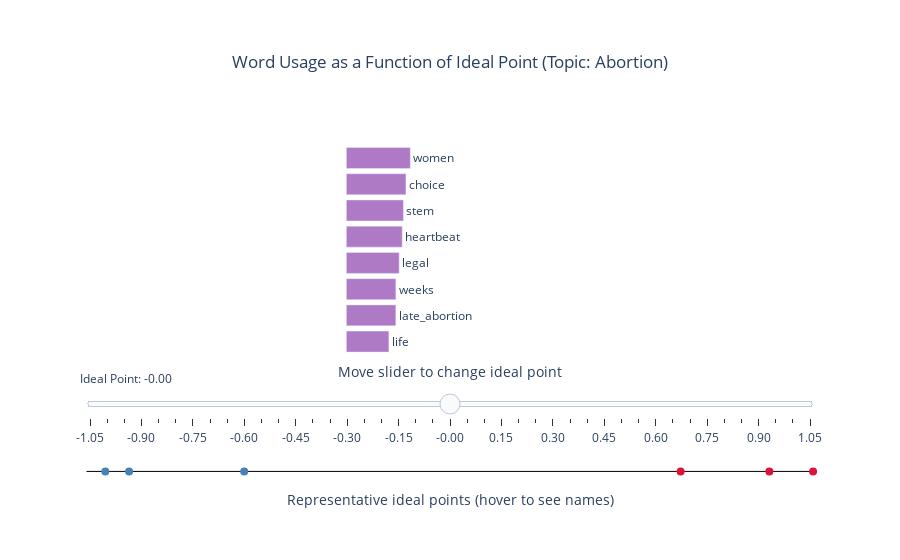

Notebook cell for this chart:
### Code cell
show_interactive(2)

### Figure 1 — Plotly figure (JSON) as saved in the notebook; plotly's stock layout.template omitted (floating-point values rounded to 4 significant figures)
{"data": [{"hoverinfo": "skip", "line": {"color": "black", "width": 1}, "marker": {"size": 1}, "type": "scatter", "x": [-1.051, 1.051], "y": [-0.53, -0.53]}, {"hoverinfo": "x+text", "marker": {"color": ["steelblue", "crimson", "steelblue", "crimson", "crimson", "steelblue"], "size": 8}, "mode": "markers", "text": ["Alex (D) [0.335]", "John (R) [0.311]", "Justicia (D) [0.346]", "Lauren (R) [0.349]", "Mark (R) [0.335]", "Mona (D) [0.326]"], "type": "scatter", "x": [-0.5957, 0.9244, -0.9977, 0.6677, 1.051, -0.9289], "y": [-0.53, -0.53, -0.53, -0.53, -0.53, -0.53]}, {"base": -0.3, "dy": 0.214, "hoverinfo": "skip", "marker": {"color": "rgb(175,122,197)"}, "orientation": "h", "text": ["choice", "rare", "legal", "birth_control", "bodily_autonomy", "access", "rights", "contraception"], "textposition": "outside", "type": "bar", "visible": false, "x": [0.2604, 0.2767, 0.3031, 0.4115, 0.4303, 0.434, 0.4625, 0.4738], "y0": 0.529}, {"base": -0.3, "dy": 0.214, "hoverinfo": "skip", "marker": {"color": "rgb(175,122,197)"}, "orientation": "h", "text": ["choice", "rare", "legal", "birth_control", "bodily_autonomy", "access", "rights", "contraception"], "textposition": "outside", "type": "bar", "visible": false, "x": [0.2547, 0.2634, 0.2921, 0.3801, 0.3963, 0.4001, 0.4257, 0.4356], "y0": 0.529}, {"base": -0.3, "dy": 0.214, "hoverinfo": "skip", "marker": {"color": "rgb(175,122,197)"}, "orientation": "h", "text": ["choice", "rare", "legal", "birth_control", "bodily_autonomy", "access", "rights", "contraception"], "textposition": "outside", "type": "bar", "visible": false, "x": [0.2492, 0.2507, 0.2817, 0.3511, 0.3651, 0.369, 0.3919, 0.4007], "y0": 0.529}, {"base": -0.3, "dy": 0.214, "hoverinfo": "skip", "marker": {"color": "rgb(175,122,197)"}, "orientation": "h", "text": ["rare", "choice", "legal", "birth_control", "bodily_autonomy", "access", "rights", "contraception"], "textposition": "outside", "type": "bar", "visible": false, "x": [0.2388, 0.2438, 0.2717, 0.3244, 0.3364, 0.3404, 0.3609, 0.3686], "y0": 0.529}, {"base": -0.3, "dy": 0.214, "hoverinfo": "skip", "marker": {"color": "rgb(175,122,197)"}, "orientation": "h", "text": ["rare", "choice", "legal", "birth_control", "bodily_autonomy", "access", "rights", "contraception"], "textposition": "outside", "type": "bar", "visible": false, "x": [0.2274, 0.2386, 0.2621, 0.2997, 0.31, 0.3141, 0.3324, 0.3392], "y0": 0.529}, {"base": -0.3, "dy": 0.214, "hoverinfo": "skip", "marker": {"color": "rgb(175,122,197)"}, "orientation": "h", "text": ["women", "choice", "legal", "birth_control", "bodily_autonomy", "access", "rights", "contraception"], "textposition": "outside", "type": "bar", "visible": false, "x": [0.2195, 0.2335, 0.2529, 0.277, 0.2857, 0.2898, 0.3062, 0.3121], "y0": 0.529}, {"base": -0.3, "dy": 0.214, "hoverinfo": "skip", "marker": {"color": "rgb(175,122,197)"}, "orientation": "h", "text": ["women", "choice", "legal", "birth_control", "bodily_autonomy", "access", "rights", "contraception"], "textposition": "outside", "type": "bar", "visible": false, "x": [0.2168, 0.2285, 0.2441, 0.2561, 0.2634, 0.2675, 0.2821, 0.2874], "y0": 0.529}, {"base": -0.3, "dy": 0.214, "hoverinfo": "skip", "marker": {"color": "rgb(175,122,197)"}, "orientation": "h", "text": ["women", "choice", "legal", "birth_control", "bodily_autonomy", "access", "rights", "contraception"], "textposition": "outside", "type": "bar", "visible": false, "x": [0.2141, 0.2238, 0.2357, 0.2367, 0.2429, 0.247, 0.26, 0.2646], "y0": 0.529}, {"base": -0.3, "dy": 0.214, "hoverinfo": "skip", "marker": {"color": "rgb(175,122,197)"}, "orientation": "h", "text": ["women", "birth_control", "choice", "bodily_autonomy", "legal", "access", "rights", "contraception"], "textposition": "outside", "type": "bar", "visible": false, "x": [0.2115, 0.2189, 0.2191, 0.224, 0.2276, 0.2281, 0.2396, 0.2437], "y0": 0.529}, {"base": -0.3, "dy": 0.214, "hoverinfo": "skip", "marker": {"color": "rgb(175,122,197)"}, "orientation": "h", "text": ["birth_control", "bodily_autonomy", "women", "access", "choice", "legal", "rights", "contraception"], "textposition": "outside", "type": "bar", "visible": false, "x": [0.2024, 0.2066, 0.209, 0.2106, 0.2146, 0.2198, 0.2209, 0.2245], "y0": 0.529}, {"base": -0.3, "dy": 0.214, "hoverinfo": "skip", "marker": {"color": "rgb(175,122,197)"}, "orientation": "h", "text": ["birth_control", "bodily_autonomy", "access", "rights", "women", "contraception", "choice", "legal"], "textposition": "outside", "type": "bar", "visible": false, "x": [0.1872, 0.1906, 0.1946, 0.2037, 0.2065, 0.2069, 0.2102, 0.2124], "y0": 0.529}, {"base": -0.3, "dy": 0.214, "hoverinfo": "skip", "marker": {"color": "rgb(175,122,197)"}, "orientation": "h", "text": ["birth_control", "bodily_autonomy", "access", "rights", "contraception", "women", "legal", "choice"], "textposition": "outside", "type": "bar", "visible": false, "x": [0.1732, 0.1759, 0.1798, 0.1879, 0.1907, 0.2041, 0.2053, 0.2059], "y0": 0.529}, {"base": -0.3, "dy": 0.214, "hoverinfo": "skip", "marker": {"color": "rgb(175,122,197)"}, "orientation": "h", "text": ["birth_control", "bodily_autonomy", "access", "rights", "contraception", "legal", "women", "choice"], "textposition": "outside", "type": "bar", "visible": false, "x": [0.1602, 0.1624, 0.1661, 0.1733, 0.1758, 0.1985, 0.2017, 0.2018], "y0": 0.529}, {"base": -0.3, "dy": 0.214, "hoverinfo": "skip", "marker": {"color": "rgb(175,122,197)"}, "orientation": "h", "text": ["birth_control", "bodily_autonomy", "access", "rights", "contraception", "legal", "choice", "women"], "textposition": "outside", "type": "bar", "visible": false, "x": [0.1483, 0.1499, 0.1536, 0.1599, 0.1621, 0.1919, 0.1977, 0.1995], "y0": 0.529}, {"base": -0.3, "dy": 0.214, "hoverinfo": "skip", "marker": {"color": "rgb(175,122,197)"}, "orientation": "h", "text": ["rare", "access", "stem", "rights", "contraception", "legal", "choice", "women"], "textposition": "outside", "type": "bar", "visible": false, "x": [0.1414, 0.142, 0.1453, 0.1476, 0.1495, 0.1856, 0.1938, 0.1972], "y0": 0.529}, {"base": -0.3, "dy": 0.214, "hoverinfo": "skip", "marker": {"color": "rgb(175,122,197)"}, "orientation": "h", "text": ["rare", "rights", "contraception", "heartbeat", "stem", "legal", "choice", "women"], "textposition": "outside", "type": "bar", "visible": false, "x": [0.135, 0.1362, 0.1379, 0.1441, 0.1484, 0.1796, 0.19, 0.1951], "y0": 0.529}, {"base": -0.3, "dy": 0.214, "hoverinfo": "skip", "marker": {"color": "rgb(175,122,197)"}, "orientation": "h", "text": ["weeks", "late_abortion", "rare", "heartbeat", "stem", "legal", "choice", "women"], "textposition": "outside", "type": "bar", "visible": false, "x": [0.1274, 0.1285, 0.1289, 0.1474, 0.1515, 0.1738, 0.1863, 0.193], "y0": 0.529}, {"base": -0.3, "dy": 0.214, "hoverinfo": "skip", "marker": {"color": "rgb(175,122,197)"}, "orientation": "h", "text": ["rare", "weeks", "late_abortion", "heartbeat", "stem", "legal", "choice", "women"], "textposition": "outside", "type": "bar", "visible": false, "x": [0.1231, 0.1311, 0.132, 0.1508, 0.1548, 0.1683, 0.1827, 0.1909], "y0": 0.529}, {"base": -0.3, "dy": 0.214, "hoverinfo": "skip", "marker": {"color": "rgb(175,122,197)"}, "orientation": "h", "text": ["rare", "weeks", "late_abortion", "heartbeat", "stem", "legal", "choice", "women"], "textposition": "outside", "type": "bar", "visible": false, "x": [0.1176, 0.1351, 0.1356, 0.1543, 0.1581, 0.1629, 0.1792, 0.1889], "y0": 0.529}, {"base": -0.3, "dy": 0.214, "hoverinfo": "skip", "marker": {"color": "rgb(175,122,197)"}, "orientation": "h", "text": ["life", "weeks", "late_abortion", "legal", "heartbeat", "stem", "choice", "women"], "textposition": "outside", "type": "bar", "visible": false, "x": [0.1184, 0.1391, 0.1394, 0.1578, 0.1579, 0.1616, 0.1758, 0.187], "y0": 0.529}, {"base": -0.3, "dy": 0.214, "hoverinfo": "skip", "marker": {"color": "rgb(175,122,197)"}, "orientation": "h", "text": ["life", "late_abortion", "weeks", "legal", "heartbeat", "stem", "choice", "women"], "textposition": "outside", "type": "bar", "visible": true, "x": [0.1231, 0.1433, 0.1433, 0.1529, 0.1617, 0.1651, 0.1725, 0.1851], "y0": 0.529}, {"base": -0.3, "dy": 0.214, "hoverinfo": "skip", "marker": {"color": "rgb(175,122,197)"}, "orientation": "h", "text": ["life", "late_abortion", "weeks", "legal", "heartbeat", "stem", "choice", "women"], "textposition": "outside", "type": "bar", "visible": false, "x": [0.1279, 0.1473, 0.1477, 0.1481, 0.1656, 0.1688, 0.1693, 0.1833], "y0": 0.529}, {"base": -0.3, "dy": 0.214, "hoverinfo": "skip", "marker": {"color": "rgb(175,122,197)"}, "orientation": "h", "text": ["life", "legal", "late_abortion", "weeks", "choice", "heartbeat", "stem", "women"], "textposition": "outside", "type": "bar", "visible": false, "x": [0.133, 0.1436, 0.1514, 0.1523, 0.1661, 0.1695, 0.1726, 0.1815], "y0": 0.529}, {"base": -0.3, "dy": 0.214, "hoverinfo": "skip", "marker": {"color": "rgb(175,122,197)"}, "orientation": "h", "text": ["life", "legal", "late_abortion", "weeks", "choice", "heartbeat", "stem", "women"], "textposition": "outside", "type": "bar", "visible": false, "x": [0.1384, 0.1392, 0.1557, 0.157, 0.1631, 0.1737, 0.1765, 0.1798], "y0": 0.529}, {"base": -0.3, "dy": 0.214, "hoverinfo": "skip", "marker": {"color": "rgb(175,122,197)"}, "orientation": "h", "text": ["legal", "life", "choice", "late_abortion", "weeks", "heartbeat", "women", "stem"], "textposition": "outside", "type": "bar", "visible": false, "x": [0.135, 0.1439, 0.1601, 0.1602, 0.1619, 0.1779, 0.1781, 0.1805], "y0": 0.529}, {"base": -0.3, "dy": 0.214, "hoverinfo": "skip", "marker": {"color": "rgb(175,122,197)"}, "orientation": "h", "text": ["legal", "life", "choice", "late_abortion", "weeks", "women", "heartbeat", "stem"], "textposition": "outside", "type": "bar", "visible": false, "x": [0.131, 0.1497, 0.1572, 0.1648, 0.167, 0.1764, 0.1823, 0.1847], "y0": 0.529}, {"base": -0.3, "dy": 0.214, "hoverinfo": "skip", "marker": {"color": "rgb(175,122,197)"}, "orientation": "h", "text": ["legal", "choice", "life", "late_abortion", "weeks", "women", "heartbeat", "stem"], "textposition": "outside", "type": "bar", "visible": false, "x": [0.1271, 0.1544, 0.1558, 0.1696, 0.1723, 0.1748, 0.1869, 0.189], "y0": 0.529}, {"base": -0.3, "dy": 0.214, "hoverinfo": "skip", "marker": {"color": "rgb(175,122,197)"}, "orientation": "h", "text": ["legal", "choice", "life", "women", "late_abortion", "weeks", "heartbeat", "stem"], "textposition": "outside", "type": "bar", "visible": false, "x": [0.1233, 0.1517, 0.1622, 0.1733, 0.1745, 0.1777, 0.1916, 0.1934], "y0": 0.529}, {"base": -0.3, "dy": 0.214, "hoverinfo": "skip", "marker": {"color": "rgb(175,122,197)"}, "orientation": "h", "text": ["unborn_child", "choice", "life", "women", "late_abortion", "weeks", "heartbeat", "stem"], "textposition": "outside", "type": "bar", "visible": false, "x": [0.1314, 0.149, 0.1689, 0.1718, 0.1797, 0.1834, 0.1964, 0.198], "y0": 0.529}, {"base": -0.3, "dy": 0.214, "hoverinfo": "skip", "marker": {"color": "rgb(175,122,197)"}, "orientation": "h", "text": ["unborn_child", "choice", "women", "life", "late_abortion", "weeks", "heartbeat", "stem"], "textposition": "outside", "type": "bar", "visible": false, "x": [0.1419, 0.1464, 0.1703, 0.1758, 0.185, 0.1894, 0.2014, 0.2027], "y0": 0.529}, {"base": -0.3, "dy": 0.214, "hoverinfo": "skip", "marker": {"color": "rgb(175,122,197)"}, "orientation": "h", "text": ["unborn", "unborn_child", "women", "life", "late_abortion", "weeks", "heartbeat", "stem"], "textposition": "outside", "type": "bar", "visible": false, "x": [0.1486, 0.1533, 0.1689, 0.1831, 0.1905, 0.1955, 0.2066, 0.2075], "y0": 0.529}, {"base": -0.3, "dy": 0.214, "hoverinfo": "skip", "marker": {"color": "rgb(175,122,197)"}, "orientation": "h", "text": ["unborn", "unborn_child", "women", "life", "late_abortion", "weeks", "heartbeat", "stem"], "textposition": "outside", "type": "bar", "visible": false, "x": [0.1605, 0.1657, 0.1675, 0.1908, 0.1962, 0.2019, 0.2119, 0.2126], "y0": 0.529}, {"base": -0.3, "dy": 0.214, "hoverinfo": "skip", "marker": {"color": "rgb(175,122,197)"}, "orientation": "h", "text": ["babies", "unborn", "unborn_child", "life", "late_abortion", "weeks", "heartbeat", "stem"], "textposition": "outside", "type": "bar", "visible": false, "x": [0.172, 0.1733, 0.1791, 0.1988, 0.2021, 0.2086, 0.2175, 0.2177], "y0": 0.529}, {"base": -0.3, "dy": 0.214, "hoverinfo": "skip", "marker": {"color": "rgb(175,122,197)"}, "orientation": "h", "text": ["babies", "unborn", "unborn_child", "life", "late_abortion", "weeks", "stem", "heartbeat"], "textposition": "outside", "type": "bar", "visible": false, "x": [0.1855, 0.1872, 0.1936, 0.2071, 0.2082, 0.2155, 0.2231, 0.2232], "y0": 0.529}, {"base": -0.3, "dy": 0.214, "hoverinfo": "skip", "marker": {"color": "rgb(175,122,197)"}, "orientation": "h", "text": ["babies", "unborn", "unborn_child", "late_abortion", "life", "weeks", "stem", "heartbeat"], "textposition": "outside", "type": "bar", "visible": false, "x": [0.2, 0.2022, 0.2093, 0.2146, 0.2159, 0.2227, 0.2286, 0.2291], "y0": 0.529}, {"base": -0.3, "dy": 0.214, "hoverinfo": "skip", "marker": {"color": "rgb(175,122,197)"}, "orientation": "h", "text": ["babies", "unborn", "late_abortion", "life", "unborn_child", "weeks", "stem", "heartbeat"], "textposition": "outside", "type": "bar", "visible": false, "x": [0.2157, 0.2185, 0.2212, 0.2251, 0.2263, 0.2302, 0.2343, 0.2352], "y0": 0.529}, {"base": -0.3, "dy": 0.214, "hoverinfo": "skip", "marker": {"color": "rgb(175,122,197)"}, "orientation": "h", "text": ["late_abortion", "babies", "life", "unborn", "weeks", "stem", "heartbeat", "unborn_child"], "textposition": "outside", "type": "bar", "visible": false, "x": [0.228, 0.2326, 0.2348, 0.2361, 0.2379, 0.2402, 0.2415, 0.2448], "y0": 0.529}, {"base": -0.3, "dy": 0.214, "hoverinfo": "skip", "marker": {"color": "rgb(175,122,197)"}, "orientation": "h", "text": ["late_abortion", "life", "weeks", "stem", "heartbeat", "babies", "unborn", "unborn_child"], "textposition": "outside", "type": "bar", "visible": false, "x": [0.2351, 0.2448, 0.246, 0.2463, 0.2481, 0.251, 0.2552, 0.2648], "y0": 0.529}, {"base": -0.3, "dy": 0.214, "hoverinfo": "skip", "marker": {"color": "rgb(175,122,197)"}, "orientation": "h", "text": ["late_abortion", "stem", "weeks", "heartbeat", "life", "babies", "unborn", "unborn_child"], "textposition": "outside", "type": "bar", "visible": false, "x": [0.2425, 0.2526, 0.2545, 0.2548, 0.2554, 0.2708, 0.2759, 0.2865], "y0": 0.529}, {"base": -0.3, "dy": 0.214, "hoverinfo": "skip", "marker": {"color": "rgb(175,122,197)"}, "orientation": "h", "text": ["stem", "murder", "heartbeat", "weeks", "life", "babies", "unborn", "unborn_child"], "textposition": "outside", "type": "bar", "visible": false, "x": [0.2591, 0.2607, 0.2619, 0.2632, 0.2665, 0.2923, 0.2983, 0.31], "y0": 0.529}, {"base": -0.3, "dy": 0.214, "hoverinfo": "skip", "marker": {"color": "rgb(175,122,197)"}, "orientation": "h", "text": ["heartbeat", "weeks", "baby", "life", "murder", "babies", "unborn", "unborn_child"], "textposition": "outside", "type": "bar", "visible": false, "x": [0.2691, 0.2724, 0.2779, 0.2782, 0.2808, 0.3155, 0.3226, 0.3355], "y0": 0.529}, {"base": -0.3, "dy": 0.214, "hoverinfo": "skip", "marker": {"color": "rgb(175,122,197)"}, "orientation": "h", "text": ["heartbeat", "weeks", "life", "baby", "murder", "babies", "unborn", "unborn_child"], "textposition": "outside", "type": "bar", "visible": false, "x": [0.2766, 0.2819, 0.2904, 0.2991, 0.3025, 0.3406, 0.349, 0.3631], "y0": 0.529}, {"base": -0.3, "dy": 0.214, "hoverinfo": "skip", "marker": {"color": "rgb(175,122,197)"}, "orientation": "h", "text": ["heartbeat", "weeks", "life", "baby", "murder", "babies", "unborn", "unborn_child"], "textposition": "outside", "type": "bar", "visible": false, "x": [0.2844, 0.2918, 0.3031, 0.3221, 0.326, 0.3678, 0.3775, 0.3931], "y0": 0.529}], "layout": {"annotations": [{"font": {"size": 14}, "showarrow": false, "text": "Move slider to change ideal point", "x": 0.5, "xref": "paper", "y": 0.255, "yref": "paper"}], "paper_bgcolor": "rgba(0,0,0,0)", "plot_bgcolor": "rgba(0,0,0,0)", "showlegend": false, "sliders": [{"active": 21, "currentvalue": {"prefix": "Ideal Point: "}, "steps": [{"args": [{"visible": [true, true, true, false, false, false, false, false, false, false, false, false, false, false, false, false, false, false, false, false, false, false, false, false, false, false, false, false, false, false, false, false, false, false, false, false, false, false, false, false, false, false, false, false, false]}], "label": "-1.05", "method": "update"}, {"args": [{"visible": [true, true, false, true, false, false, false, false, false, false, false, false, false, false, false, false, false, false, false, false, false, false, false, false, false, false, false, false, false, false, false, false, false, false, false, false, false, false, false, false, false, false, false, false, false]}], "label": "-1.00", "method": "update"}, {"args": [{"visible": [true, true, false, false, true, false, false, false, false, false, false, false, false, false, false, false, false, false, false, false, false, false, false, false, false, false, false, false, false, false, false, false, false, false, false, false, false, false, false, false, false, false, false, false, false]}], "label": "-0.95", "method": "update"}, {"args": [{"visible": [true, true, false, false, false, true, false, false, false, false, false, false, false, false, false, false, false, false, false, false, false, false, false, false, false, false, false, false, false, false, false, false, false, false, false, false, false, false, false, false, false, false, false, false, false]}], "label": "-0.90", "method": "update"}, {"args": [{"visible": [true, true, false, false, false, false, true, false, false, false, false, false, false, false, false, false, false, false, false, false, false, false, false, false, false, false, false, false, false, false, false, false, false, false, false, false, false, false, false, false, false, false, false, false, false]}], "label": "-0.85", "method": "update"}, {"args": [{"visible": [true, true, false, false, false, false, false, true, false, false, false, false, false, false, false, false, false, false, false, false, false, false, false, false, false, false, false, false, false, false, false, false, false, false, false, false, false, false, false, false, false, false, false, false, false]}], "label": "-0.80", "method": "update"}, {"args": [{"visible": [true, true, false, false, false, false, false, false, true, false, false, false, false, false, false, false, false, false, false, false, false, false, false, false, false, false, false, false, false, false, false, false, false, false, false, false, false, false, false, false, false, false, false, false, false]}], "label": "-0.75", "method": "update"}, {"args": [{"visible": [true, true, false, false, false, false, false, false, false, true, false, false, false, false, false, false, false, false, false, false, false, false, false, false, false, false, false, false, false, false, false, false, false, false, false, false, false, false, false, false, false, false, false, false, false]}], "label": "-0.70", "method": "update"}, {"args": [{"visible": [true, true, false, false, false, false, false, false, false, false, true, false, false, false, false, false, false, false, false, false, false, false, false, false, false, false, false, false, false, false, false, false, false, false, false, false, false, false, false, false, false, false, false, false, false]}], "label": "-0.65", "method": "update"}, {"args": [{"visible": [true, true, false, false, false, false, false, false, false, false, false, true, false, false, false, false, false, false, false, false, false, false, false, false, false, false, false, false, false, false, false, false, false, false, false, false, false, false, false, false, false, false, false, false, false]}], "label": "-0.60", "method": "update"}, {"args": [{"visible": [true, true, false, false, false, false, false, false, false, false, false, false, true, false, false, false, false, false, false, false, false, false, false, false, false, false, false, false, false, false, false, false, false, false, false, false, false, false, false, false, false, false, false, false, false]}], "label": "-0.55", "method": "update"}, {"args": [{"visible": [true, true, false, false, false, false, false, false, false, false, false, false, false, true, false, false, false, false, false, false, false, false, false, false, false, false, false, false, false, false, false, false, false, false, false, false, false, false, false, false, false, false, false, false, false]}], "label": "-0.50", "method": "update"}, {"args": [{"visible": [true, true, false, false, false, false, false, false, false, false, false, false, false, false, true, false, false, false, false, false, false, false, false, false, false, false, false, false, false, false, false, false, false, false, false, false, false, false, false, false, false, false, false, false, false]}], "label": "-0.45", "method": "update"}, {"args": [{"visible": [true, true, false, false, false, false, false, false, false, false, false, false, false, false, false, true, false, false, false, false, false, false, false, false, false, false, false, false, false, false, false, false, false, false, false, false, false, false, false, false, false, false, false, false, false]}], "label": "-0.40", "method": "update"}, {"args": [{"visible": [true, true, false, false, false, false, false, false, false, false, false, false, false, false, false, false, true, false, false, false, false, false, false, false, false, false, false, false, false, false, false, false, false, false, false, false, false, false, false, false, false, false, false, false, false]}], "label": "-0.35", "method": "update"}, {"args": [{"visible": [true, true, false, false, false, false, false, false, false, false, false, false, false, false, false, false, false, true, false, false, false, false, false, false, false, false, false, false, false, false, false, false, false, false, false, false, false, false, false, false, false, false, false, false, false]}], "label": "-0.30", "method": "update"}, {"args": [{"visible": [true, true, false, false, false, false, false, false, false, false, false, false, false, false, false, false, false, false, true, false, false, false, false, false, false, false, false, false, false, false, false, false, false, false, false, false, false, false, false, false, false, false, false, false, false]}], "label": "-0.25", "method": "update"}, {"args": [{"visible": [true, true, false, false, false, false, false, false, false, false, false, false, false, false, false, false, false, false, false, true, false, false, false, false, false, false, false, false, false, false, false, false, false, false, false, false, false, false, false, false, false, false, false, false, false]}], "label": "-0.20", "method": "update"}, {"args": [{"visible": [true, true, false, false, false, false, false, false, false, false, false, false, false, false, false, false, false, false, false, false, true, false, false, false, false, false, false, false, false, false, false, false, false, false, false, false, false, false, false, false, false, false, false, false, false]}], "label": "-0.15", "method": "update"}, {"args": [{"visible": [true, true, false, false, false, false, false, false, false, false, false, false, false, false, false, false, false, false, false, false, false, true, false, false, false, false, false, false, false, false, false, false, false, false, false, false, false, false, false, false, false, false, false, false, false]}], "label": "-0.10", "method": "update"}, {"args": [{"visible": [true, true, false, false, false, false, false, false, false, false, false, false, false, false, false, false, false, false, false, false, false, false, true, false, false, false, false, false, false, false, false, false, false, false, false, false, false, false, false, false, false, false, false, false, false]}], "label": "-0.05", "method": "update"}, {"args": [{"visible": [true, true, false, false, false, false, false, false, false, false, false, false, false, false, false, false, false, false, false, false, false, false, false, true, false, false, false, false, false, false, false, false, false, false, false, false, false, false, false, false, false, false, false, false, false]}], "label": "-0.00", "method": "update"}, {"args": [{"visible": [true, true, false, false, false, false, false, false, false, false, false, false, false, false, false, false, false, false, false, false, false, false, false, false, true, false, false, false, false, false, false, false, false, false, false, false, false, false, false, false, false, false, false, false, false]}], "label": "0.05", "method": "update"}, {"args": [{"visible": [true, true, false, false, false, false, false, false, false, false, false, false, false, false, false, false, false, false, false, false, false, false, false, false, false, true, false, false, false, false, false, false, false, false, false, false, false, false, false, false, false, false, false, false, false]}], "label": "0.10", "method": "update"}, {"args": [{"visible": [true, true, false, false, false, false, false, false, false, false, false, false, false, false, false, false, false, false, false, false, false, false, false, false, false, false, true, false, false, false, false, false, false, false, false, false, false, false, false, false, false, false, false, false, false]}], "label": "0.15", "method": "update"}, {"args": [{"visible": [true, true, false, false, false, false, false, false, false, false, false, false, false, false, false, false, false, false, false, false, false, false, false, false, false, false, false, true, false, false, false, false, false, false, false, false, false, false, false, false, false, false, false, false, false]}], "label": "0.20", "method": "update"}, {"args": [{"visible": [true, true, false, false, false, false, false, false, false, false, false, false, false, false, false, false, false, false, false, false, false, false, false, false, false, false, false, false, true, false, false, false, false, false, false, false, false, false, false, false, false, false, false, false, false]}], "label": "0.25", "method": "update"}, {"args": [{"visible": [true, true, false, false, false, false, false, false, false, false, false, false, false, false, false, false, false, false, false, false, false, false, false, false, false, false, false, false, false, true, false, false, false, false, false, false, false, false, false, false, false, false, false, false, false]}], "label": "0.30", "method": "update"}, {"args": [{"visible": [true, true, false, false, false, false, false, false, false, false, false, false, false, false, false, false, false, false, false, false, false, false, false, false, false, false, false, false, false, false, true, false, false, false, false, false, false, false, false, false, false, false, false, false, false]}], "label": "0.35", "method": "update"}, {"args": [{"visible": [true, true, false, false, false, false, false, false, false, false, false, false, false, false, false, false, false, false, false, false, false, false, false, false, false, false, false, false, false, false, false, true, false, false, false, false, false, false, false, false, false, false, false, false, false]}], "label": "0.40", "method": "update"}, {"args": [{"visible": [true, true, false, false, false, false, false, false, false, false, false, false, false, false, false, false, false, false, false, false, false, false, false, false, false, false, false, false, false, false, false, false, true, false, false, false, false, false, false, false, false, false, false, false, false]}], "label": "0.45", "method": "update"}, {"args": [{"visible": [true, true, false, false, false, false, false, false, false, false, false, false, false, false, false, false, false, false, false, false, false, false, false, false, false, false, false, false, false, false, false, false, false, true, false, false, false, false, false, false, false, false, false, false, false]}], "label": "0.50", "method": "update"}, {"args": [{"visible": [true, true, false, false, false, false, false, false, false, false, false, false, false, false, false, false, false, false, false, false, false, false, false, false, false, false, false, false, false, false, false, false, false, false, true, false, false, false, false, false, false, false, false, false, false]}], "label": "0.55", "method": "update"}, {"args": [{"visible": [true, true, false, false, false, false, false, false, false, false, false, false, false, false, false, false, false, false, false, false, false, false, false, false, false, false, false, false, false, false, false, false, false, false, false, true, false, false, false, false, false, false, false, false, false]}], "label": "0.60", "method": "update"}, {"args": [{"visible": [true, true, false, false, false, false, false, false, false, false, false, false, false, false, false, false, false, false, false, false, false, false, false, false, false, false, false, false, false, false, false, false, false, false, false, false, true, false, false, false, false, false, false, false, false]}], "label": "0.65", "method": "update"}, {"args": [{"visible": [true, true, false, false, false, false, false, false, false, false, false, false, false, false, false, false, false, false, false, false, false, false, false, false, false, false, false, false, false, false, false, false, false, false, false, false, false, true, false, false, false, false, false, false, false]}], "label": "0.70", "method": "update"}, {"args": [{"visible": [true, true, false, false, false, false, false, false, false, false, false, false, false, false, false, false, false, false, false, false, false, false, false, false, false, false, false, false, false, false, false, false, false, false, false, false, false, false, true, false, false, false, false, false, false]}], "label": "0.75", "method": "update"}, {"args": [{"visible": [true, true, false, false, false, false, false, false, false, false, false, false, false, false, false, false, false, false, false, false, false, false, false, false, false, false, false, false, false, false, false, false, false, false, false, false, false, false, false, true, false, false, false, false, false]}], "label": "0.80", "method": "update"}, {"args": [{"visible": [true, true, false, false, false, false, false, false, false, false, false, false, false, false, false, false, false, false, false, false, false, false, false, false, false, false, false, false, false, false, false, false, false, false, false, false, false, false, false, false, true, false, false, false, false]}], "label": "0.85", "method": "update"}, {"args": [{"visible": [true, true, false, false, false, false, false, false, false, false, false, false, false, false, false, false, false, false, false, false, false, false, false, false, false, false, false, false, false, false, false, false, false, false, false, false, false, false, false, false, false, true, false, false, false]}], "label": "0.90", "method": "update"}, {"args": [{"visible": [true, true, false, false, false, false, false, false, false, false, false, false, false, false, false, false, false, false, false, false, false, false, false, false, false, false, false, false, false, false, false, false, false, false, false, false, false, false, false, false, false, false, true, false, false]}], "label": "0.95", "method": "update"}, {"args": [{"visible": [true, true, false, false, false, false, false, false, false, false, false, false, false, false, false, false, false, false, false, false, false, false, false, false, false, false, false, false, false, false, false, false, false, false, false, false, false, false, false, false, false, false, false, true, false]}], "label": "1.00", "method": "update"}, {"args": [{"visible": [true, true, false, false, false, false, false, false, false, false, false, false, false, false, false, false, false, false, false, false, false, false, false, false, false, false, false, false, false, false, false, false, false, false, false, false, false, false, false, false, false, false, false, false, true]}], "label": "1.05", "method": "update"}], "y": 0.35}], "title": {"text": "Word Usage as a Function of Ideal Point (Topic: Abortion)", "x": 0.5, "y": 0.9}, "xaxis": {"fixedrange": true, "range": [-1.071, 1.071], "showgrid": false, "showline": false, "showticklabels": false, "title": {"text": "Representative ideal points (hover to see names)"}, "zeroline": false}, "yaxis": {"fixedrange": true, "range": [-0.6, 2.5], "showgrid": false, "showline": false, "showticklabels": false, "zeroline": false}}}
